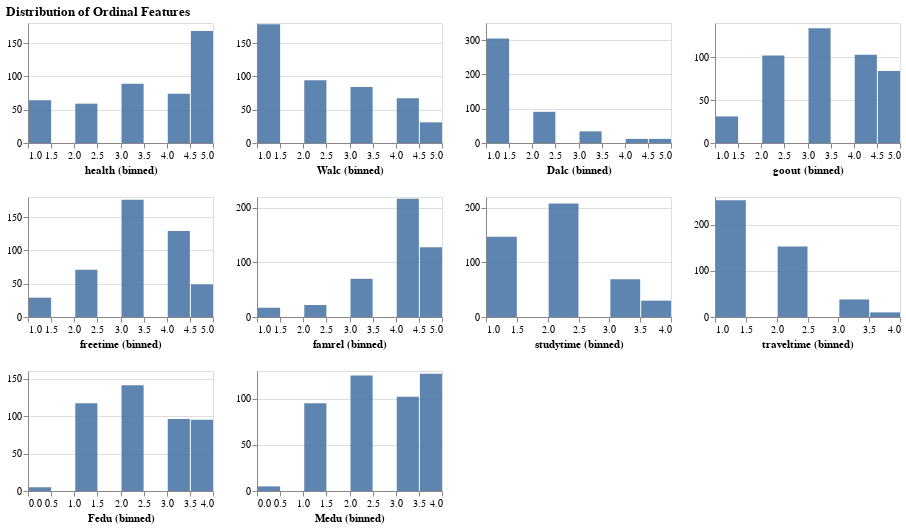

Source (notebook cell):
### Markdown cell above
Using *Standard Scaler* for `age`, `G1`, and `G2` would be appropriate here but not for `absences` as it skewed (maybe *Robust Scaler* is more appropriate in this case). As far as `failures`, we can leave it be as scaling can lead to figures that are not appropriate for this feature (i.e. negative number of failures).

### Code cell
# Looking at the distribution of the ordinal features
aly.dist(student_train[ordinal_features], mark='bar').properties(title='Distribution of Ordinal Features')

### Figure 1 — Vega specification as saved in the notebook (floating-point values rounded to 4 significant figures)
{"$schema": "https://vega.github.io/schema/vega/v5.json", "data": [{"name": "source_0"}, {"name": "data_0", "values": [{"__count": 127, "bin_maxbins_10_Medu": 3.5, "bin_maxbins_10_Medu_end": 4.0}, {"__count": 102, "bin_maxbins_10_Medu": 3.0, "bin_maxbins_10_Medu_end": 3.5}, {"__count": 125, "bin_maxbins_10_Medu": 2.0, "bin_maxbins_10_Medu_end": 2.5}, {"__count": 95, "bin_maxbins_10_Medu": 1.0, "bin_maxbins_10_Medu_end": 1.5}, {"__count": 5, "bin_maxbins_10_Medu": 0.0, "bin_maxbins_10_Medu_end": 0.5}]}, {"name": "data_1", "values": [{"__count": 59, "bin_maxbins_10_health": 2.0, "bin_maxbins_10_health_end": 2.5}, {"__count": 64, "bin_maxbins_10_health": 1.0, "bin_maxbins_10_health_end": 1.5}, {"__count": 74, "bin_maxbins_10_health": 4.0, "bin_maxbins_10_health_end": 4.5}, {"__count": 89, "bin_maxbins_10_health": 3.0, "bin_maxbins_10_health_end": 3.5}, {"__count": 168, "bin_maxbins_10_health": 4.5, "bin_maxbins_10_health_end": 5.0}]}, {"name": "data_2", "values": [{"__count": 67, "bin_maxbins_10_Walc": 4.0, "bin_maxbins_10_Walc_end": 4.5}, {"__count": 84, "bin_maxbins_10_Walc": 3.0, "bin_maxbins_10_Walc_end": 3.5}, {"__count": 31, "bin_maxbins_10_Walc": 4.5, "bin_maxbins_10_Walc_end": 5.0}, {"__count": 178, "bin_maxbins_10_Walc": 1.0, "bin_maxbins_10_Walc_end": 1.5}, {"__count": 94, "bin_maxbins_10_Walc": 2.0, "bin_maxbins_10_Walc_end": 2.5}]}, {"name": "data_3", "values": [{"__count": 91, "bin_maxbins_10_Dalc": 2.0, "bin_maxbins_10_Dalc_end": 2.5}, {"__count": 12, "bin_maxbins_10_Dalc": 4.5, "bin_maxbins_10_Dalc_end": 5.0}, {"__count": 305, "bin_maxbins_10_Dalc": 1.0, "bin_maxbins_10_Dalc_end": 1.5}, {"__count": 34, "bin_maxbins_10_Dalc": 3.0, "bin_maxbins_10_Dalc_end": 3.5}, {"__count": 12, "bin_maxbins_10_Dalc": 4.0, "bin_maxbins_10_Dalc_end": 4.5}]}, {"name": "data_4", "values": [{"__count": 103, "bin_maxbins_10_goout": 4.0, "bin_maxbins_10_goout_end": 4.5}, {"__count": 134, "bin_maxbins_10_goout": 3.0, "bin_maxbins_10_goout_end": 3.5}, {"__count": 84, "bin_maxbins_10_goout": 4.5, "bin_maxbins_10_goout_end": 5.0}, {"__count": 31, "bin_maxbins_10_goout": 1.0, "bin_maxbins_10_goout_end": 1.5}, {"__count": 102, "bin_maxbins_10_goout": 2.0, "bin_maxbins_10_goout_end": 2.5}]}, {"name": "data_5", "values": [{"__count": 129, "bin_maxbins_10_freetime": 4.0, "bin_maxbins_10_freetime_end": 4.5}, {"__count": 176, "bin_maxbins_10_freetime": 3.0, "bin_maxbins_10_freetime_end": 3.5}, {"__count": 49, "bin_maxbins_10_freetime": 4.5, "bin_maxbins_10_freetime_end": 5.0}, {"__count": 71, "bin_maxbins_10_freetime": 2.0, "bin_maxbins_10_freetime_end": 2.5}, {"__count": 29, "bin_maxbins_10_freetime": 1.0, "bin_maxbins_10_freetime_end": 1.5}]}, {"name": "data_6", "values": [{"__count": 217, "bin_maxbins_10_famrel": 4.0, "bin_maxbins_10_famrel_end": 4.5}, {"__count": 128, "bin_maxbins_10_famrel": 4.5, "bin_maxbins_10_famrel_end": 5.0}, {"__count": 70, "bin_maxbins_10_famrel": 3.0, "bin_maxbins_10_famrel_end": 3.5}, {"__count": 17, "bin_maxbins_10_famrel": 1.0, "bin_maxbins_10_famrel_end": 1.5}, {"__count": 22, "bin_maxbins_10_famrel": 2.0, "bin_maxbins_10_famrel_end": 2.5}]}, {"name": "data_7", "values": [{"__count": 208, "bin_maxbins_10_studytime": 2.0, "bin_maxbins_10_studytime_end": 2.5}, {"__count": 69, "bin_maxbins_10_studytime": 3.0, "bin_maxbins_10_studytime_end": 3.5}, {"__count": 147, "bin_maxbins_10_studytime": 1.0, "bin_maxbins_10_studytime_end": 1.5}, {"__count": 30, "bin_maxbins_10_studytime": 3.5, "bin_maxbins_10_studytime_end": 4.0}]}, {"name": "data_8", "values": [{"__count": 253, "bin_maxbins_10_traveltime": 1.0, "bin_maxbins_10_traveltime_end": 1.5}, {"__count": 153, "bin_maxbins_10_traveltime": 2.0, "bin_maxbins_10_traveltime_end": 2.5}, {"__count": 38, "bin_maxbins_10_traveltime": 3.0, "bin_maxbins_10_traveltime_end": 3.5}, {"__count": 10, "bin_maxbins_10_traveltime": 3.5, "bin_maxbins_10_traveltime_end": 4.0}]}, {"name": "data_9", "values": [{"__count": 96, "bin_maxbins_10_Fedu": 3.0, "bin_maxbins_10_Fedu_end": 3.5}, {"__count": 141, "bin_maxbins_10_Fedu": 2.0, "bin_maxbins_10_Fedu_end": 2.5}, {"__count": 117, "bin_maxbins_10_Fedu": 1.0, "bin_maxbins_10_Fedu_end": 1.5}, {"__count": 95, "bin_maxbins_10_Fedu": 3.5, "bin_maxbins_10_Fedu_end": 4.0}, {"__count": 5, "bin_maxbins_10_Fedu": 0.0, "bin_maxbins_10_Fedu_end": 0.5}]}, {"name": "data_1_child__health_y_domain___count", "values": [{"min": 59, "max": 168}]}, {"name": "data_2_child__Walc_y_domain___count", "values": [{"min": 31, "max": 178}]}, {"name": "data_3_child__Dalc_y_domain___count", "values": [{"min": 12, "max": 305}]}, {"name": "data_4_child__goout_y_domain___count", "values": [{"min": 31, "max": 134}]}, {"name": "data_5_child__freetime_y_domain___count", "values": [{"min": 29, "max": 176}]}, {"name": "data_6_child__famrel_y_domain___count", "values": [{"min": 17, "max": 217}]}, {"name": "data_7_child__studytime_y_domain___count", "values": [{"min": 30, "max": 208}]}, {"name": "data_8_child__traveltime_y_domain___count", "values": [{"min": 10, "max": 253}]}, {"name": "data_9_child__Fedu_y_domain___count", "values": [{"min": 5, "max": 141}]}, {"name": "data_0_child__Medu_y_domain___count", "values": [{"min": 5, "max": 127}]}], "signals": [{"name": "child__goout_bin_maxbins_10_goout_bins", "value": {"fields": ["goout"], "fname": "bin_goout", "start": 1.0, "step": 0.5, "stop": 5.0}}, {"name": "child__famrel_bin_maxbins_10_famrel_bins", "value": {"fields": ["famrel"], "fname": "bin_famrel", "start": 1.0, "step": 0.5, "stop": 5.0}}, {"name": "child__traveltime_bin_maxbins_10_traveltime_bins", "value": {"fields": ["traveltime"], "fname": "bin_traveltime", "start": 1.0, "step": 0.5, "stop": 4.0}}, {"name": "child__Medu_bin_maxbins_10_Medu_bins", "value": {"fields": ["Medu"], "fname": "bin_Medu", "start": 0.0, "step": 0.5, "stop": 4.0}}, {"name": "child__Fedu_bin_maxbins_10_Fedu_bins", "value": {"fields": ["Fedu"], "fname": "bin_Fedu", "start": 0.0, "step": 0.5, "stop": 4.0}}, {"name": "child__freetime_bin_maxbins_10_freetime_bins", "value": {"fields": ["freetime"], "fname": "bin_freetime", "start": 1.0, "step": 0.5, "stop": 5.0}}, {"name": "child__health_bin_maxbins_10_health_bins", "value": {"fields": ["health"], "fname": "bin_health", "start": 1.0, "step": 0.5, "stop": 5.0}}, {"name": "child__Dalc_bin_maxbins_10_Dalc_bins", "value": {"fields": ["Dalc"], "fname": "bin_Dalc", "start": 1.0, "step": 0.5, "stop": 5.0}}, {"name": "child__studytime_bin_maxbins_10_studytime_bins", "value": {"fields": ["studytime"], "fname": "bin_studytime", "start": 1.0, "step": 0.5, "stop": 4.0}}, {"name": "child__Walc_bin_maxbins_10_Walc_bins", "value": {"fields": ["Walc"], "fname": "bin_Walc", "start": 1.0, "step": 0.5, "stop": 5.0}}, {"name": "childWidth", "value": 185}, {"name": "childHeight", "value": 120}], "marks": [{"type": "group", "name": "child__health_group", "encode": {"update": {"height": {"signal": "childHeight"}, "width": {"signal": "childWidth"}}}, "marks": [{"type": "rect", "name": "child__health_marks", "from": {"data": "data_1"}, "encode": {"update": {"fill": {"value": "#4c78a8"}, "x2": {"field": "bin_maxbins_10_health", "scale": "child__health_x", "offset": {"signal": "0.5 + (abs(scale(\"child__health_x\", datum[\"bin_maxbins_10_health_end\"]) - scale(\"child__health_x\", datum[\"bin_maxbins_10_health\"])) < 0.25 ? -0.5 * (0.25 - (abs(scale(\"child__health_x\", datum[\"bin_maxbins_10_health_end\"]) - scale(\"child__health_x\", datum[\"bin_maxbins_10_health\"])))) : 0.5)"}}, "y": {"field": "__count", "scale": "child__health_y"}, "opacity": {"value": 0.9}, "x": {"field": "bin_maxbins_10_health_end", "scale": "child__health_x", "offset": {"signal": "0.5 + (abs(scale(\"child__health_x\", datum[\"bin_maxbins_10_health_end\"]) - scale(\"child__health_x\", datum[\"bin_maxbins_10_health\"])) < 0.25 ? 0.5 * (0.25 - (abs(scale(\"child__health_x\", datum[\"bin_maxbins_10_health_end\"]) - scale(\"child__health_x\", datum[\"bin_maxbins_10_health\"])))) : -0.5)"}}, "y2": {"value": 0, "scale": "child__health_y"}}}, "style": ["bar"]}], "axes": [{"scale": "child__health_y", "zindex": 0, "gridScale": "child__health_x", "orient": "left", "domain": false, "grid": true, "labels": false, "tickCount": {"signal": "ceil(childHeight/40)"}, "aria": false, "maxExtent": 0, "ticks": false, "minExtent": 0}, {"scale": "child__health_x", "zindex": 0, "labelOverlap": true, "title": "health (binned)", "labelFlush": true, "tickCount": {"signal": "ceil(childWidth/10)"}, "grid": false, "orient": "bottom"}, {"scale": "child__health_y", "labelOverlap": true, "tickCount": {"signal": "ceil(childHeight/40)"}, "orient": "left", "grid": false, "zindex": 0}], "style": "cell"}, {"type": "group", "name": "child__Walc_group", "encode": {"update": {"width": {"signal": "childWidth"}, "height": {"signal": "childHeight"}}}, "marks": [{"type": "rect", "name": "child__Walc_marks", "from": {"data": "data_2"}, "encode": {"update": {"y2": {"value": 0, "scale": "child__Walc_y"}, "y": {"field": "__count", "scale": "child__Walc_y"}, "fill": {"value": "#4c78a8"}, "x2": {"field": "bin_maxbins_10_Walc", "scale": "child__Walc_x", "offset": {"signal": "0.5 + (abs(scale(\"child__Walc_x\", datum[\"bin_maxbins_10_Walc_end\"]) - scale(\"child__Walc_x\", datum[\"bin_maxbins_10_Walc\"])) < 0.25 ? -0.5 * (0.25 - (abs(scale(\"child__Walc_x\", datum[\"bin_maxbins_10_Walc_end\"]) - scale(\"child__Walc_x\", datum[\"bin_maxbins_10_Walc\"])))) : 0.5)"}}, "opacity": {"value": 0.9}, "x": {"field": "bin_maxbins_10_Walc_end", "scale": "child__Walc_x", "offset": {"signal": "0.5 + (abs(scale(\"child__Walc_x\", datum[\"bin_maxbins_10_Walc_end\"]) - scale(\"child__Walc_x\", datum[\"bin_maxbins_10_Walc\"])) < 0.25 ? 0.5 * (0.25 - (abs(scale(\"child__Walc_x\", datum[\"bin_maxbins_10_Walc_end\"]) - scale(\"child__Walc_x\", datum[\"bin_maxbins_10_Walc\"])))) : -0.5)"}}}}, "style": ["bar"]}], "axes": [{"scale": "child__Walc_y", "tickCount": {"signal": "ceil(childHeight/40)"}, "orient": "left", "maxExtent": 0, "aria": false, "ticks": false, "zindex": 0, "domain": false, "minExtent": 0, "gridScale": "child__Walc_x", "grid": true, "labels": false}, {"scale": "child__Walc_x", "orient": "bottom", "grid": false, "tickCount": {"signal": "ceil(childWidth/10)"}, "labelOverlap": true, "zindex": 0, "labelFlush": true, "title": "Walc (binned)"}, {"scale": "child__Walc_y", "orient": "left", "tickCount": {"signal": "ceil(childHeight/40)"}, "labelOverlap": true, "grid": false, "zindex": 0}], "style": "cell"}, {"type": "group", "name": "child__Dalc_group", "encode": {"update": {"width": {"signal": "childWidth"}, "height": {"signal": "childHeight"}}}, "marks": [{"type": "rect", "name": "child__Dalc_marks", "from": {"data": "data_3"}, "encode": {"update": {"x2": {"field": "bin_maxbins_10_Dalc", "scale": "child__Dalc_x", "offset": {"signal": "0.5 + (abs(scale(\"child__Dalc_x\", datum[\"bin_maxbins_10_Dalc_end\"]) - scale(\"child__Dalc_x\", datum[\"bin_maxbins_10_Dalc\"])) < 0.25 ? -0.5 * (0.25 - (abs(scale(\"child__Dalc_x\", datum[\"bin_maxbins_10_Dalc_end\"]) - scale(\"child__Dalc_x\", datum[\"bin_maxbins_10_Dalc\"])))) : 0.5)"}}, "y": {"field": "__count", "scale": "child__Dalc_y"}, "fill": {"value": "#4c78a8"}, "y2": {"value": 0, "scale": "child__Dalc_y"}, "x": {"field": "bin_maxbins_10_Dalc_end", "scale": "child__Dalc_x", "offset": {"signal": "0.5 + (abs(scale(\"child__Dalc_x\", datum[\"bin_maxbins_10_Dalc_end\"]) - scale(\"child__Dalc_x\", datum[\"bin_maxbins_10_Dalc\"])) < 0.25 ? 0.5 * (0.25 - (abs(scale(\"child__Dalc_x\", datum[\"bin_maxbins_10_Dalc_end\"]) - scale(\"child__Dalc_x\", datum[\"bin_maxbins_10_Dalc\"])))) : -0.5)"}}, "opacity": {"value": 0.9}}}, "style": ["bar"]}], "axes": [{"scale": "child__Dalc_y", "zindex": 0, "domain": false, "maxExtent": 0, "orient": "left", "minExtent": 0, "gridScale": "child__Dalc_x", "tickCount": {"signal": "ceil(childHeight/40)"}, "grid": true, "ticks": false, "labels": false, "aria": false}, {"scale": "child__Dalc_x", "orient": "bottom", "labelFlush": true, "tickCount": {"signal": "ceil(childWidth/10)"}, "labelOverlap": true, "grid": false, "title": "Dalc (binned)", "zindex": 0}, {"scale": "child__Dalc_y", "orient": "left", "grid": false, "tickCount": {"signal": "ceil(childHeight/40)"}, "zindex": 0, "labelOverlap": true}], "style": "cell"}, {"type": "group", "name": "child__goout_group", "encode": {"update": {"height": {"signal": "childHeight"}, "width": {"signal": "childWidth"}}}, "marks": [{"type": "rect", "name": "child__goout_marks", "from": {"data": "data_4"}, "encode": {"update": {"y2": {"value": 0, "scale": "child__goout_y"}, "opacity": {"value": 0.9}, "fill": {"value": "#4c78a8"}, "x2": {"field": "bin_maxbins_10_goout", "scale": "child__goout_x", "offset": {"signal": "0.5 + (abs(scale(\"child__goout_x\", datum[\"bin_maxbins_10_goout_end\"]) - scale(\"child__goout_x\", datum[\"bin_maxbins_10_goout\"])) < 0.25 ? -0.5 * (0.25 - (abs(scale(\"child__goout_x\", datum[\"bin_maxbins_10_goout_end\"]) - scale(\"child__goout_x\", datum[\"bin_maxbins_10_goout\"])))) : 0.5)"}}, "y": {"field": "__count", "scale": "child__goout_y"}, "x": {"field": "bin_maxbins_10_goout_end", "scale": "child__goout_x", "offset": {"signal": "0.5 + (abs(scale(\"child__goout_x\", datum[\"bin_maxbins_10_goout_end\"]) - scale(\"child__goout_x\", datum[\"bin_maxbins_10_goout\"])) < 0.25 ? 0.5 * (0.25 - (abs(scale(\"child__goout_x\", datum[\"bin_maxbins_10_goout_end\"]) - scale(\"child__goout_x\", datum[\"bin_maxbins_10_goout\"])))) : -0.5)"}}}}, "style": ["bar"]}], "axes": [{"scale": "child__goout_y", "labels": false, "tickCount": {"signal": "ceil(childHeight/40)"}, "gridScale": "child__goout_x", "grid": true, "orient": "left", "aria": false, "domain": false, "maxExtent": 0, "minExtent": 0, "zindex": 0, "ticks": false}, {"scale": "child__goout_x", "orient": "bottom", "labelFlush": true, "grid": false, "tickCount": {"signal": "ceil(childWidth/10)"}, "labelOverlap": true, "zindex": 0, "title": "goout (binned)"}, {"scale": "child__goout_y", "labelOverlap": true, "grid": false, "orient": "left", "tickCount": {"signal": "ceil(childHeight/40)"}, "zindex": 0}], "style": "cell"}, {"type": "group", "name": "child__freetime_group", "encode": {"update": {"height": {"signal": "childHeight"}, "width": {"signal": "childWidth"}}}, "marks": [{"type": "rect", "name": "child__freetime_marks", "from": {"data": "data_5"}, "encode": {"update": {"x2": {"field": "bin_maxbins_10_freetime", "scale": "child__freetime_x", "offset": {"signal": "0.5 + (abs(scale(\"child__freetime_x\", datum[\"bin_maxbins_10_freetime_end\"]) - scale(\"child__freetime_x\", datum[\"bin_maxbins_10_freetime\"])) < 0.25 ? -0.5 * (0.25 - (abs(scale(\"child__freetime_x\", datum[\"bin_maxbins_10_freetime_end\"]) - scale(\"child__freetime_x\", datum[\"bin_maxbins_10_freetime\"])))) : 0.5)"}}, "fill": {"value": "#4c78a8"}, "x": {"field": "bin_maxbins_10_freetime_end", "scale": "child__freetime_x", "offset": {"signal": "0.5 + (abs(scale(\"child__freetime_x\", datum[\"bin_maxbins_10_freetime_end\"]) - scale(\"child__freetime_x\", datum[\"bin_maxbins_10_freetime\"])) < 0.25 ? 0.5 * (0.25 - (abs(scale(\"child__freetime_x\", datum[\"bin_maxbins_10_freetime_end\"]) - scale(\"child__freetime_x\", datum[\"bin_maxbins_10_freetime\"])))) : -0.5)"}}, "y": {"field": "__count", "scale": "child__freetime_y"}, "y2": {"value": 0, "scale": "child__freetime_y"}, "opacity": {"value": 0.9}}}, "style": ["bar"]}], "axes": [{"scale": "child__freetime_y", "tickCount": {"signal": "ceil(childHeight/40)"}, "maxExtent": 0, "grid": true, "gridScale": "child__freetime_x", "ticks": false, "labels": false, "aria": false, "domain": false, "orient": "left", "minExtent": 0, "zindex": 0}, {"scale": "child__freetime_x", "grid": false, "orient": "bottom", "labelFlush": true, "title": "freetime (binned)", "zindex": 0, "labelOverlap": true, "tickCount": {"signal": "ceil(childWidth/10)"}}, {"scale": "child__freetime_y", "tickCount": {"signal": "ceil(childHeight/40)"}, "orient": "left", "grid": false, "labelOverlap": true, "zindex": 0}], "style": "cell"}, {"type": "group", "name": "child__famrel_group", "encode": {"update": {"height": {"signal": "childHeight"}, "width": {"signal": "childWidth"}}}, "marks": [{"type": "rect", "name": "child__famrel_marks", "from": {"data": "data_6"}, "encode": {"update": {"fill": {"value": "#4c78a8"}, "y": {"field": "__count", "scale": "child__famrel_y"}, "opacity": {"value": 0.9}, "x2": {"field": "bin_maxbins_10_famrel", "scale": "child__famrel_x", "offset": {"signal": "0.5 + (abs(scale(\"child__famrel_x\", datum[\"bin_maxbins_10_famrel_end\"]) - scale(\"child__famrel_x\", datum[\"bin_maxbins_10_famrel\"])) < 0.25 ? -0.5 * (0.25 - (abs(scale(\"child__famrel_x\", datum[\"bin_maxbins_10_famrel_end\"]) - scale(\"child__famrel_x\", datum[\"bin_maxbins_10_famrel\"])))) : 0.5)"}}, "x": {"field": "bin_maxbins_10_famrel_end", "scale": "child__famrel_x", "offset": {"signal": "0.5 + (abs(scale(\"child__famrel_x\", datum[\"bin_maxbins_10_famrel_end\"]) - scale(\"child__famrel_x\", datum[\"bin_maxbins_10_famrel\"])) < 0.25 ? 0.5 * (0.25 - (abs(scale(\"child__famrel_x\", datum[\"bin_maxbins_10_famrel_end\"]) - scale(\"child__famrel_x\", datum[\"bin_maxbins_10_famrel\"])))) : -0.5)"}}, "y2": {"value": 0, "scale": "child__famrel_y"}}}, "style": ["bar"]}], "axes": [{"scale": "child__famrel_y", "zindex": 0, "orient": "left", "grid": true, "ticks": false, "aria": false, "domain": false, "labels": false, "tickCount": {"signal": "ceil(childHeight/40)"}, "maxExtent": 0, "minExtent": 0, "gridScale": "child__famrel_x"}, {"scale": "child__famrel_x", "orient": "bottom", "title": "famrel (binned)", "labelOverlap": true, "zindex": 0, "labelFlush": true, "tickCount": {"signal": "ceil(childWidth/10)"}, "grid": false}, {"scale": "child__famrel_y", "tickCount": {"signal": "ceil(childHeight/40)"}, "orient": "left", "grid": false, "labelOverlap": true, "zindex": 0}], "style": "cell"}, {"type": "group", "name": "child__studytime_group", "encode": {"update": {"width": {"signal": "childWidth"}, "height": {"signal": "childHeight"}}}, "marks": [{"type": "rect", "name": "child__studytime_marks", "from": {"data": "data_7"}, "encode": {"update": {"y": {"field": "__count", "scale": "child__studytime_y"}, "x2": {"field": "bin_maxbins_10_studytime", "scale": "child__studytime_x", "offset": {"signal": "0.5 + (abs(scale(\"child__studytime_x\", datum[\"bin_maxbins_10_studytime_end\"]) - scale(\"child__studytime_x\", datum[\"bin_maxbins_10_studytime\"])) < 0.25 ? -0.5 * (0.25 - (abs(scale(\"child__studytime_x\", datum[\"bin_maxbins_10_studytime_end\"]) - scale(\"child__studytime_x\", datum[\"bin_maxbins_10_studytime\"])))) : 0.5)"}}, "fill": {"value": "#4c78a8"}, "opacity": {"value": 0.9}, "x": {"field": "bin_maxbins_10_studytime_end", "scale": "child__studytime_x", "offset": {"signal": "0.5 + (abs(scale(\"child__studytime_x\", datum[\"bin_maxbins_10_studytime_end\"]) - scale(\"child__studytime_x\", datum[\"bin_maxbins_10_studytime\"])) < 0.25 ? 0.5 * (0.25 - (abs(scale(\"child__studytime_x\", datum[\"bin_maxbins_10_studytime_end\"]) - scale(\"child__studytime_x\", datum[\"bin_maxbins_10_studytime\"])))) : -0.5)"}}, "y2": {"value": 0, "scale": "child__studytime_y"}}}, "style": ["bar"]}], "axes": [{"scale": "child__studytime_y", "domain": false, "zindex": 0, "maxExtent": 0, "grid": true, "aria": false, "minExtent": 0, "labels": false, "gridScale": "child__studytime_x", "tickCount": {"signal": "ceil(childHeight/40)"}, "ticks": false, "orient": "left"}, {"scale": "child__studytime_x", "zindex": 0, "grid": false, "orient": "bottom", "tickCount": {"signal": "ceil(childWidth/10)"}, "title": "studytime (binned)", "labelOverlap": true, "labelFlush": true}, {"scale": "child__studytime_y", "orient": "left", "labelOverlap": true, "tickCount": {"signal": "ceil(childHeight/40)"}, "grid": false, "zindex": 0}], "style": "cell"}, {"type": "group", "name": "child__traveltime_group", "encode": {"update": {"width": {"signal": "childWidth"}, "height": {"signal": "childHeight"}}}, "marks": [{"type": "rect", "name": "child__traveltime_marks", "from": {"data": "data_8"}, "encode": {"update": {"fill": {"value": "#4c78a8"}, "y": {"field": "__count", "scale": "child__traveltime_y"}, "x": {"field": "bin_maxbins_10_traveltime_end", "scale": "child__traveltime_x", "offset": {"signal": "0.5 + (abs(scale(\"child__traveltime_x\", datum[\"bin_maxbins_10_traveltime_end\"]) - scale(\"child__traveltime_x\", datum[\"bin_maxbins_10_traveltime\"])) < 0.25 ? 0.5 * (0.25 - (abs(scale(\"child__traveltime_x\", datum[\"bin_maxbins_10_traveltime_end\"]) - scale(\"child__traveltime_x\", datum[\"bin_maxbins_10_traveltime\"])))) : -0.5)"}}, "y2": {"value": 0, "scale": "child__traveltime_y"}, "x2": {"field": "bin_maxbins_10_traveltime", "scale": "child__traveltime_x", "offset": {"signal": "0.5 + (abs(scale(\"child__traveltime_x\", datum[\"bin_maxbins_10_traveltime_end\"]) - scale(\"child__traveltime_x\", datum[\"bin_maxbins_10_traveltime\"])) < 0.25 ? -0.5 * (0.25 - (abs(scale(\"child__traveltime_x\", datum[\"bin_maxbins_10_traveltime_end\"]) - scale(\"child__traveltime_x\", datum[\"bin_maxbins_10_traveltime\"])))) : 0.5)"}}, "opacity": {"value": 0.9}}}, "style": ["bar"]}], "axes": [{"scale": "child__traveltime_y", "maxExtent": 0, "grid": true, "tickCount": {"signal": "ceil(childHeight/40)"}, "gridScale": "child__traveltime_x", "minExtent": 0, "orient": "left", "zindex": 0, "aria": false, "ticks": false, "labels": false, "domain": false}, {"scale": "child__traveltime_x", "title": "traveltime (binned)", "labelOverlap": true, "zindex": 0, "grid": false, "labelFlush": true, "tickCount": {"signal": "ceil(childWidth/10)"}, "orient": "bottom"}, {"scale": "child__traveltime_y", "zindex": 0, "orient": "left", "grid": false, "tickCount": {"signal": "ceil(childHeight/40)"}, "labelOverlap": true}], "style": "cell"}, {"type": "group", "name": "child__Fedu_group", "encode": {"update": {"width": {"signal": "childWidth"}, "height": {"signal": "childHeight"}}}, "marks": [{"type": "rect", "name": "child__Fedu_marks", "from": {"data": "data_9"}, "encode": {"update": {"y2": {"value": 0, "scale": "child__Fedu_y"}, "fill": {"value": "#4c78a8"}, "y": {"field": "__count", "scale": "child__Fedu_y"}, "x": {"field": "bin_maxbins_10_Fedu_end", "scale": "child__Fedu_x", "offset": {"signal": "0.5 + (abs(scale(\"child__Fedu_x\", datum[\"bin_maxbins_10_Fedu_end\"]) - scale(\"child__Fedu_x\", datum[\"bin_maxbins_10_Fedu\"])) < 0.25 ? 0.5 * (0.25 - (abs(scale(\"child__Fedu_x\", datum[\"bin_maxbins_10_Fedu_end\"]) - scale(\"child__Fedu_x\", datum[\"bin_maxbins_10_Fedu\"])))) : -0.5)"}}, "x2": {"field": "bin_maxbins_10_Fedu", "scale": "child__Fedu_x", "offset": {"signal": "0.5 + (abs(scale(\"child__Fedu_x\", datum[\"bin_maxbins_10_Fedu_end\"]) - scale(\"child__Fedu_x\", datum[\"bin_maxbins_10_Fedu\"])) < 0.25 ? -0.5 * (0.25 - (abs(scale(\"child__Fedu_x\", datum[\"bin_maxbins_10_Fedu_end\"]) - scale(\"child__Fedu_x\", datum[\"bin_maxbins_10_Fedu\"])))) : 0.5)"}}, "opacity": {"value": 0.9}}}, "style": ["bar"]}], "axes": [{"scale": "child__Fedu_y", "domain": false, "zindex": 0, "tickCount": {"signal": "ceil(childHeight/40)"}, "maxExtent": 0, "aria": false, "minExtent": 0, "gridScale": "child__Fedu_x", "ticks": false, "orient": "left", "grid": true, "labels": false}, {"scale": "child__Fedu_x", "labelFlush": true, "orient": "bottom", "grid": false, "tickCount": {"signal": "ceil(childWidth/10)"}, "title": "Fedu (binned)", "labelOverlap": true, "zindex": 0}, {"scale": "child__Fedu_y", "labelOverlap": true, "grid": false, "orient": "left", "tickCount": {"signal": "ceil(childHeight/40)"}, "zindex": 0}], "style": "cell"}, {"type": "group", "name": "child__Medu_group", "encode": {"update": {"height": {"signal": "childHeight"}, "width": {"signal": "childWidth"}}}, "marks": [{"type": "rect", "name": "child__Medu_marks", "from": {"data": "data_0"}, "encode": {"update": {"y": {"field": "__count", "scale": "child__Medu_y"}, "opacity": {"value": 0.9}, "x2": {"field": "bin_maxbins_10_Medu", "scale": "child__Medu_x", "offset": {"signal": "0.5 + (abs(scale(\"child__Medu_x\", datum[\"bin_maxbins_10_Medu_end\"]) - scale(\"child__Medu_x\", datum[\"bin_maxbins_10_Medu\"])) < 0.25 ? -0.5 * (0.25 - (abs(scale(\"child__Medu_x\", datum[\"bin_maxbins_10_Medu_end\"]) - scale(\"child__Medu_x\", datum[\"bin_maxbins_10_Medu\"])))) : 0.5)"}}, "x": {"field": "bin_maxbins_10_Medu_end", "scale": "child__Medu_x", "offset": {"signal": "0.5 + (abs(scale(\"child__Medu_x\", datum[\"bin_maxbins_10_Medu_end\"]) - scale(\"child__Medu_x\", datum[\"bin_maxbins_10_Medu\"])) < 0.25 ? 0.5 * (0.25 - (abs(scale(\"child__Medu_x\", datum[\"bin_maxbins_10_Medu_end\"]) - scale(\"child__Medu_x\", datum[\"bin_maxbins_10_Medu\"])))) : -0.5)"}}, "fill": {"value": "#4c78a8"}, "y2": {"value": 0, "scale": "child__Medu_y"}}}, "style": ["bar"]}], "axes": [{"scale": "child__Medu_y", "domain": false, "grid": true, "gridScale": "child__Medu_x", "maxExtent": 0, "aria": false, "tickCount": {"signal": "ceil(childHeight/40)"}, "labels": false, "orient": "left", "minExtent": 0, "ticks": false, "zindex": 0}, {"scale": "child__Medu_x", "orient": "bottom", "title": "Medu (binned)", "tickCount": {"signal": "ceil(childWidth/10)"}, "zindex": 0, "labelFlush": true, "labelOverlap": true, "grid": false}, {"scale": "child__Medu_y", "grid": false, "labelOverlap": true, "zindex": 0, "orient": "left", "tickCount": {"signal": "ceil(childHeight/40)"}}], "style": "cell"}], "scales": [{"name": "child__health_x", "type": "linear", "domain": {"signal": "[child__health_bin_maxbins_10_health_bins.start, child__health_bin_maxbins_10_health_bins.stop]"}, "range": [0, {"signal": "childWidth"}], "bins": {"signal": "child__health_bin_maxbins_10_health_bins"}, "zero": false}, {"name": "child__health_y", "type": "linear", "domain": [{"signal": "(data(\"data_1_child__health_y_domain___count\")[0] || {}).min"}, {"signal": "(data(\"data_1_child__health_y_domain___count\")[0] || {}).max"}], "range": [{"signal": "childHeight"}, 0], "nice": true, "zero": true}, {"name": "child__Walc_x", "type": "linear", "domain": {"signal": "[child__Walc_bin_maxbins_10_Walc_bins.start, child__Walc_bin_maxbins_10_Walc_bins.stop]"}, "range": [0, {"signal": "childWidth"}], "bins": {"signal": "child__Walc_bin_maxbins_10_Walc_bins"}, "zero": false}, {"name": "child__Walc_y", "type": "linear", "domain": [{"signal": "(data(\"data_2_child__Walc_y_domain___count\")[0] || {}).min"}, {"signal": "(data(\"data_2_child__Walc_y_domain___count\")[0] || {}).max"}], "range": [{"signal": "childHeight"}, 0], "nice": true, "zero": true}, {"name": "child__Dalc_x", "type": "linear", "domain": {"signal": "[child__Dalc_bin_maxbins_10_Dalc_bins.start, child__Dalc_bin_maxbins_10_Dalc_bins.stop]"}, "range": [0, {"signal": "childWidth"}], "bins": {"signal": "child__Dalc_bin_maxbins_10_Dalc_bins"}, "zero": false}, {"name": "child__Dalc_y", "type": "linear", "domain": [{"signal": "(data(\"data_3_child__Dalc_y_domain___count\")[0] || {}).min"}, {"signal": "(data(\"data_3_child__Dalc_y_domain___count\")[0] || {}).max"}], "range": [{"signal": "childHeight"}, 0], "nice": true, "zero": true}, {"name": "child__goout_x", "type": "linear", "domain": {"signal": "[child__goout_bin_maxbins_10_goout_bins.start, child__goout_bin_maxbins_10_goout_bins.stop]"}, "range": [0, {"signal": "childWidth"}], "bins": {"signal": "child__goout_bin_maxbins_10_goout_bins"}, "zero": false}, {"name": "child__goout_y", "type": "linear", "domain": [{"signal": "(data(\"data_4_child__goout_y_domain___count\")[0] || {}).min"}, {"signal": "(data(\"data_4_child__goout_y_domain___count\")[0] || {}).max"}], "range": [{"signal": "childHeight"}, 0], "zero": true, "nice": true}, {"name": "child__freetime_x", "type": "linear", "domain": {"signal": "[child__freetime_bin_maxbins_10_freetime_bins.start, child__freetime_bin_maxbins_10_freetime_bins.stop]"}, "range": [0, {"signal": "childWidth"}], "bins": {"signal": "child__freetime_bin_maxbins_10_freetime_bins"}, "zero": false}, {"name": "child__freetime_y", "type": "linear", "domain": [{"signal": "(data(\"data_5_child__freetime_y_domain___count\")[0] || {}).min"}, {"signal": "(data(\"data_5_child__freetime_y_domain___count\")[0] || {}).max"}], "range": [{"signal": "childHeight"}, 0], "zero": true, "nice": true}, {"name": "child__famrel_x", "type": "linear", "domain": {"signal": "[child__famrel_bin_maxbins_10_famrel_bins.start, child__famrel_bin_maxbins_10_famrel_bins.stop]"}, "range": [0, {"signal": "childWidth"}], "bins": {"signal": "child__famrel_bin_maxbins_10_famrel_bins"}, "zero": false}, {"name": "child__famrel_y", "type": "linear", "domain": [{"signal": "(data(\"data_6_child__famrel_y_domain___count\")[0] || {}).min"}, {"signal": "(data(\"data_6_child__famrel_y_domain___count\")[0] || {}).max"}], "range": [{"signal": "childHeight"}, 0], "zero": true, "nice": true}, {"name": "child__studytime_x", "type": "linear", "domain": {"signal": "[child__studytime_bin_maxbins_10_studytime_bins.start, child__studytime_bin_maxbins_10_studytime_bins.stop]"}, "range": [0, {"signal": "childWidth"}], "bins": {"signal": "child__studytime_bin_maxbins_10_studytime_bins"}, "zero": false}, {"name": "child__studytime_y", "type": "linear", "domain": [{"signal": "(data(\"data_7_child__studytime_y_domain___count\")[0] || {}).min"}, {"signal": "(data(\"data_7_child__studytime_y_domain___count\")[0] || {}).max"}], "range": [{"signal": "childHeight"}, 0], "nice": true, "zero": true}, {"name": "child__traveltime_x", "type": "linear", "domain": {"signal": "[child__traveltime_bin_maxbins_10_traveltime_bins.start, child__traveltime_bin_maxbins_10_traveltime_bins.stop]"}, "range": [0, {"signal": "childWidth"}], "bins": {"signal": "child__traveltime_bin_maxbins_10_traveltime_bins"}, "zero": false}, {"name": "child__traveltime_y", "type": "linear", "domain": [{"signal": "(data(\"data_8_child__traveltime_y_domain___count\")[0] || {}).min"}, {"signal": "(data(\"data_8_child__traveltime_y_domain___count\")[0] || {}).max"}], "range": [{"signal": "childHeight"}, 0], "zero": true, "nice": true}, {"name": "child__Fedu_x", "type": "linear", "domain": {"signal": "[child__Fedu_bin_maxbins_10_Fedu_bins.start, child__Fedu_bin_maxbins_10_Fedu_bins.stop]"}, "range": [0, {"signal": "childWidth"}], "bins": {"signal": "child__Fedu_bin_maxbins_10_Fedu_bins"}, "zero": false}, {"name": "child__Fedu_y", "type": "linear", "domain": [{"signal": "(data(\"data_9_child__Fedu_y_domain___count\")[0] || {}).min"}, {"signal": "(data(\"data_9_child__Fedu_y_domain___count\")[0] || {}).max"}], "range": [{"signal": "childHeight"}, 0], "nice": true, "zero": true}, {"name": "child__Medu_x", "type": "linear", "domain": {"signal": "[child__Medu_bin_maxbins_10_Medu_bins.start, child__Medu_bin_maxbins_10_Medu_bins.stop]"}, "range": [0, {"signal": "childWidth"}], "bins": {"signal": "child__Medu_bin_maxbins_10_Medu_bins"}, "zero": false}, {"name": "child__Medu_y", "type": "linear", "domain": [{"signal": "(data(\"data_0_child__Medu_y_domain___count\")[0] || {}).min"}, {"signal": "(data(\"data_0_child__Medu_y_domain___count\")[0] || {}).max"}], "range": [{"signal": "childHeight"}, 0], "zero": true, "nice": true}], "title": {"text": "Distribution of Ordinal Features", "anchor": "start"}, "padding": 5, "background": "white", "layout": {"padding": 20, "columns": 4, "bounds": "full", "align": "all"}}
